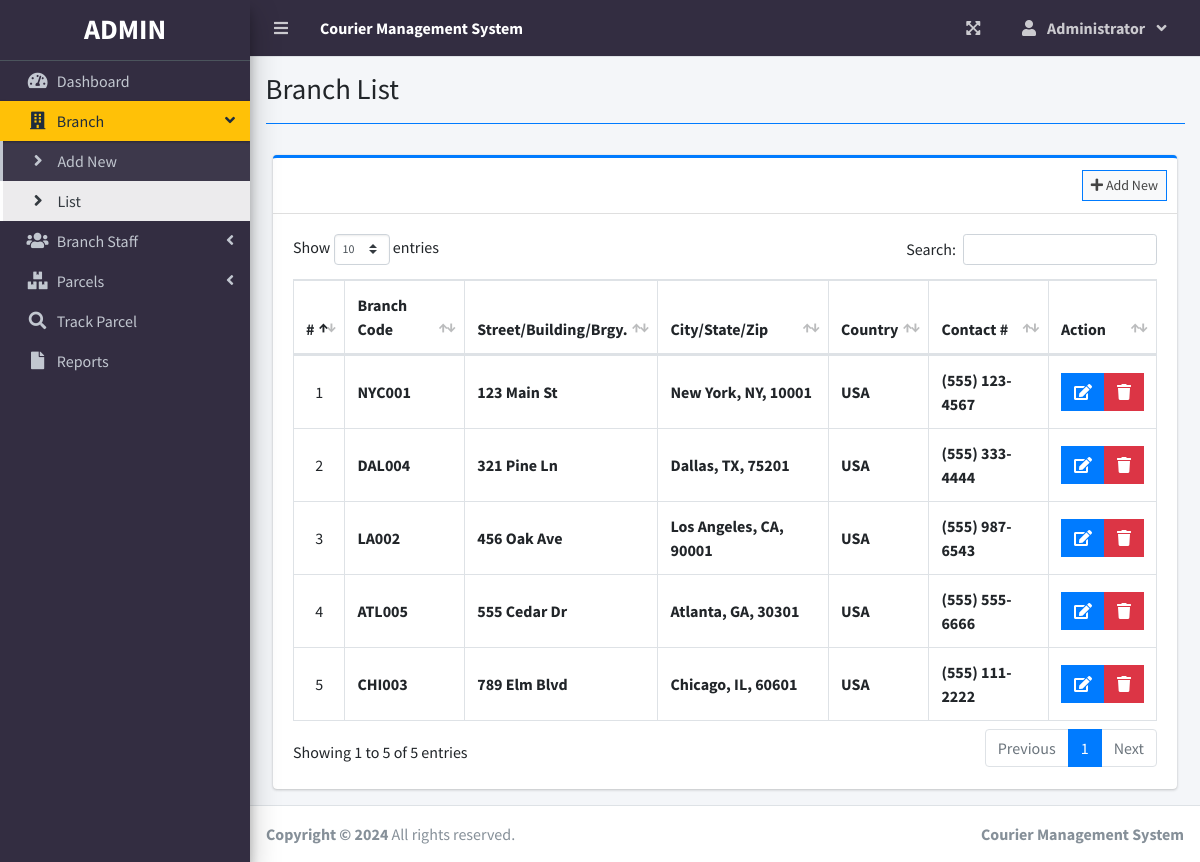
The page /index.php?page=branch_list (signed in) on the database its author committed.
### tables this page shows
CREATE TABLE `branches` (
  `id` int(30) NOT NULL,
  `branch_code` varchar(50) NOT NULL,
  `street` text NOT NULL,
  `city` text NOT NULL,
  `state` text NOT NULL,
  `zip_code` varchar(50) NOT NULL,
  `country` text NOT NULL,
  `contact` varchar(100) NOT NULL,
  `date_created` datetime NOT NULL DEFAULT current_timestamp()
);

### branch_list.php (the view, shortened to what this page needs)
<?php include'db_connect.php' ?>
<div class="col-lg-12">
	<div class="card card-outline card-primary">
		<div class="card-header">
			<div class="card-tools">
				<a class="btn btn-block btn-sm btn-default btn-flat border-primary " href="./index.php?page=new_branch"><i class="fa fa-plus"></i> Add New</a>
			</div>
		</div>
		<div class="card-body">
			<table class="table tabe-hover table-bordered" id="list">
				<!-- <colgroup>
					<col width="5%">
					<col width="15%">
					<col width="25%">
					<col width="25%">
					<col width="15%">
				</colgroup> -->
				<thead>
					<tr>
						<th class="text-center">#</th>
						<th>Branch Code</th>
						<th>Street/Building/Brgy.</th>
						<th>City/State/Zip</th>
						<th>Country</th>
						<th>Contact #</th>
						<th>Action</th>
					</tr>
				</thead>
				<tbody>
					<?php
					$i = 1;
					$qry = $conn->query("SELECT * FROM branches order by street asc,city asc, state asc ");
					while($row= $qry->fetch_assoc()):
					?>
					<tr>
						<td class="text-center"><?php echo $i++ ?></td>
						<td class=""><b><?php echo $row['branch_code'] ?></b></td>
						<td><b><?php echo ucwords($row['street']) ?></b></td>
						<td><b><?php echo ucwords($row['city'].', '.$row['state'].', '.$row['zip_code']) ?></b></td>
						<td><b><?php echo ucwords($row['country']) ?></b></td>
						<td><b><?php echo $row['contact'] ?></b></td>
						<td class="text-center">
		                    <div class="btn-group">
		                        <a href="index.php?page=edit_branch&id=<?php echo $row['id'] ?>" class="btn btn-primary btn-flat ">
		                          <i class="fas fa-edit"></i>
		                        </a>
		                        <button type="button" class="btn btn-danger btn-flat delete_branch" data-id="<?php echo $row['id'] ?>">
		                          <i class="fas fa-trash"></i>
		                        </button>
	                      </div>
						</td>
					</tr>
				<?php endwhile; ?>
				</tbody>
			</table>
		</div>
	</div>
</div>

### index.php (shortened to what this page needs)
<!DOCTYPE html>
<html lang="en">
<?php
	include 'header.php'
?>
<body class="hold-transition sidebar-mini layout-fixed layout-navbar-fixed layout-footer-fixed" style="background-color: #C6E9F9">
<div class="wrapper">
  <?php include 'topbar.php' ?>
  <?php include 'sidebar.php' ?>
  <div class="content-wrapper">
    <div class="content-header">
      <div class="container-fluid">
        <div class="row mb-2">
          <div class="col-sm-6">
            <h1 class="m-0"><?php echo $title ?></h1>
          </div>
        </div>
            <hr class="border-primary">
      </div>
    </div>
    <section class="content">
      <div class="container-fluid">
         <?php
            $page = isset($_GET['page']) ? $_GET['page'] : 'home';
            if(!file_exists($page.".php")){
                include '404.html';
            }else{
            include $page.'.php';
            }
          ?>
      </div>
    </section>
  </div>
  <footer class="main-footer">
    <strong>Copyright &copy; <?php echo date("Y"); ?> </strong>
    All rights reserved.
    <div class="float-right d-none d-sm-inline-block">
      <b><?php echo $_SESSION['system']['name'] ?></b>
    </div>
  </footer>
</div>
</body>
</html>

### header.php (shortened to what this page needs)
<head>
  <?php
  $title = isset($_GET['page']) ? ucwords(str_replace("_", ' ', $_GET['page'])) : "Home";
  $title = str_replace("Persons Companies","Persons/Companies",$title);
  ?>
  <link rel="stylesheet" href="assets/plugins/fontawesome-free/css/all.min.css">
  <link rel="stylesheet" href="assets/plugins/overlayScrollbars/css/OverlayScrollbars.min.css">
  <link rel="stylesheet" href="assets/plugins/datatables-bs4/css/dataTables.bootstrap4.min.css">
  <link rel="stylesheet" href="assets/plugins/datatables-responsive/css/responsive.bootstrap4.min.css">
  <link rel="stylesheet" href="assets/plugins/datatables-buttons/css/buttons.bootstrap4.min.css">
  <link rel="stylesheet" href="assets/plugins/select2/css/select2.min.css">
  <link rel="stylesheet" href="assets/plugins/select2-bootstrap4-theme/select2-bootstrap4.min.css">
  <link rel="stylesheet" href="assets/plugins/sweetalert2-theme-bootstrap-4/bootstrap-4.min.css">
  <link rel="stylesheet" href="assets/plugins/toastr/toastr.min.css">
  <link rel="stylesheet" href="assets/plugins/dropzone/min/dropzone.min.css">
  <link rel="stylesheet" href="assets/dist/css/jquery.datetimepicker.min.css">
  <link rel="stylesheet" href="assets/plugins/icheck-bootstrap/icheck-bootstrap.min.css">
  <link rel="stylesheet" href="assets/plugins/bootstrap4-toggle/css/bootstrap4-toggle.min.css">
  <link rel="stylesheet" href="assets/dist/css/adminlte.min.css">
  <link rel="stylesheet" href="assets/dist/css/styles.css">
  <link rel="stylesheet" href="assets/plugins/summernote/summernote-bs4.min.css">
</head>

### topbar.php (shortened to what this page needs)
<nav class="main-header navbar navbar-expand navbar-success navbar-dark " style="background-color: #332d41;">
  <ul class="navbar-nav">
    <?php if(isset($_SESSION['login_id'])): ?>
    <li class="nav-item">
      <a class="nav-link" data-widget="pushmenu" href="" role="button"><i class="fas fa-bars"></i></a>
    </li>
  <?php endif; ?>
    <li>
      <a class="nav-link text-white"  href="./" role="button"> <large><b><?php echo $_SESSION['system']['name'] ?></b></large></a>
    </li>
  </ul>
  <ul class="navbar-nav ml-auto">
    <li class="nav-item">
      <a class="nav-link" data-widget="fullscreen" href="#" role="button">
        <i class="fas fa-expand-arrows-alt"></i>
      </a>
    </li>
   <li class="nav-item dropdown">
          <a class="nav-link"  data-toggle="dropdown" aria-expanded="true" href="javascript:void(0)">
            <span>
              <div class="d-felx badge-pill">
                <span class="fa fa-user mr-2"></span>
                <span><b><?php echo ucwords($_SESSION['login_firstname']) ?></b></span>
                <span class="fa fa-angle-down ml-2"></span>
              </div>
            </span>
          </a>
    </li>
  </ul>
</nav>

### sidebar.php (shortened to what this page needs)
<aside class="main-sidebar sidebar-dark-warning elevation-4" style="background-color: #332d41">
  <div class="dropdown" style="background-color: #332d41">
 	<a href="./" class="brand-link" style="background-color: #332d41">
      <?php if($_SESSION['login_type'] == 1): ?>
      <h3 class="text-center p-0 m-0"><b>ADMIN</b></h3>
      <?php else: ?>
      <h3 class="text-center p-0 m-0"><b>STAFF</b></h3>
      <?php endif; ?>
  </a>
  </div>
  <div class="sidebar pb-4 mb-4" style="background-color: #332d41">
    <nav class="mt-2">
      <ul class="nav nav-pills nav-sidebar flex-column nav-flat" data-widget="treeview" role="menu" data-accordion="false">
        <li class="nav-item dropdown">
          <a href="./" class="nav-link nav-home">
            <i class="nav-icon fas fa-tachometer-alt"></i>
            <p>
              Dashboard
            </p>
          </a>
        </li>
        <?php if($_SESSION['login_type'] == 1): ?>
        <li class="nav-item">
          <a href="#" class="nav-link nav-edit_branch">
            <i class="nav-icon fas fa-building"></i>
            <p>
              Branch
              <i class="right fas fa-angle-left"></i>
            </p>
          </a>
          <ul class="nav nav-treeview">
            <li class="nav-item">
              <a href="./index.php?page=new_branch" class="nav-link nav-new_branch tree-item">
                <i class="fas fa-angle-right nav-icon"></i>
                <p>Add New</p>
              </a>
            </li>
            <li class="nav-item">
              <a href="./index.php?page=branch_list" class="nav-link nav-branch_list tree-item">
                <i class="fas fa-angle-right nav-icon"></i>
                <p>List</p>
              </a>
            </li>
          </ul>
        </li>
        <li class="nav-item">
          <a href="#" class="nav-link nav-edit_staff">
            <i class="nav-icon fas fa-users"></i>
            <p>
              Branch Staff
              <i class="right fas fa-angle-left"></i>
            </p>
          </a>
        </li>
      <?php endif; ?>
        <li class="nav-item">
          <a href="#" class="nav-link nav-edit_parcel">
            <i class="nav-icon fas fa-boxes"></i>
            <p>
              Parcels
              <i class="right fas fa-angle-left"></i>
            </p>
          </a>
        </li>
         <li class="nav-item dropdown">
          <a href="./index.php?page=track" class="nav-link nav-track">
            <i class="nav-icon fas fa-search"></i>
            <p>
              Track Parcel
            </p>
          </a>
        </li>
         <li class="nav-item dropdown">
          <a href="./index.php?page=reports" class="nav-link nav-reports">
            <i class="nav-icon fas fa-file"></i>
            <p>
              Reports
            </p>
          </a>
        </li>
      </ul>
    </nav>
  </div>
</aside>

### branch_list.php (style rules this page uses)
table td { vertical-align: middle !important; }

### rows shown on the page
branches: branch_code "NYC001", street "123 Main St", city+state+zip_code "New York, NY, 10001", country "USA", contact "(555) 123-4567"
branches: branch_code "DAL004", street "321 Pine Ln", city+state+zip_code "Dallas, TX, 75201", country "USA", contact "(555) 333-4444"
branches: branch_code "LA002", street "456 Oak Ave", city+state+zip_code "Los Angeles, CA, 90001", country "USA", contact "(555) 987-6543"
branches: branch_code "ATL005", street "555 Cedar Dr", city+state+zip_code "Atlanta, GA, 30301", country "USA", contact "(555) 555-6666"
branches: branch_code "CHI003", street "789 Elm Blvd", city+state+zip_code "Chicago, IL, 60601", country "USA", contact "(555) 111-2222"

### other values the page prints
$_SESSION['system']['name'] "Courier Management System"
$_SESSION['login_firstname'] "Administrator"
$title "Branch List"
